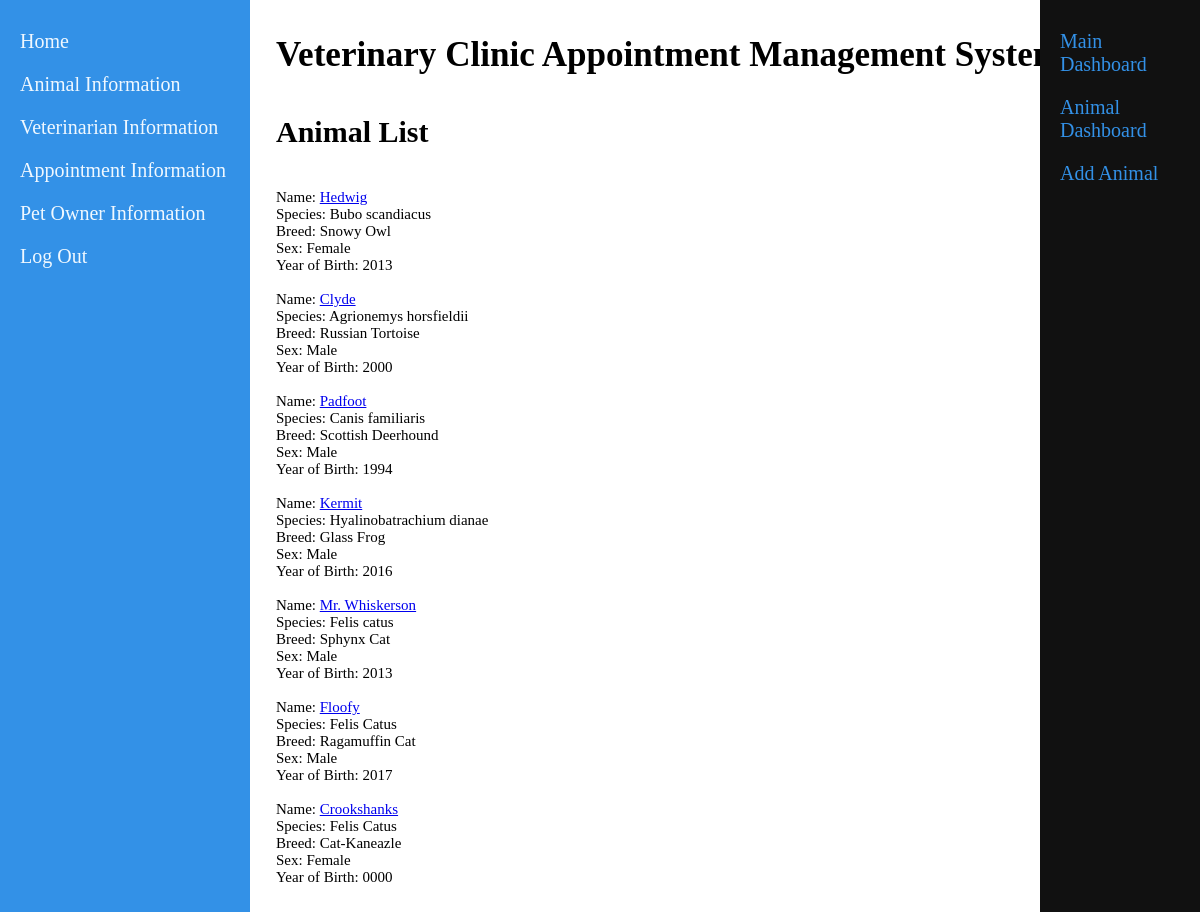
Page /animal.php on the committed database.
### tables this page shows
CREATE TABLE `animal` (
  `AnimalID` int(11) NOT NULL,
  `Name` varchar(25) NOT NULL,
  `Species` varchar(50) NOT NULL,
  `Breed` varchar(50) NOT NULL,
  `Sex` varchar(50) NOT NULL,
  `OwnerID_Primary` int(11) NOT NULL,
  `OwnerID_Secondary` int(11) DEFAULT NULL,
  `YearofBirth` year(4) NOT NULL,
  `Notes` text NOT NULL,
  `LastChanged` timestamp NOT NULL DEFAULT current_timestamp() ON UPDATE current_timestamp(),
  `CreatedOn` timestamp NOT NULL DEFAULT current_timestamp()
);

### animal.php (the view, shortened to what this page needs)
<!DOCTYPE html>
    <html>
        <head>
            <link href="CSS/portal.css" rel="stylesheet" type="text/css">
        </head>
        <body>
            <div class="sidenav">
                <a href= "./">Home</a>
                <a href="animal.php">Animal Information</a>
                <a href="veterinarian.php">Veterinarian Information</a>
                <a href="appointment.php">Appointment Information</a>
                <a href="client.php">Pet Owner Information</a>
                <a href="logoutAct.php">Log Out</a>
            </div>
            <div class="sidenav-right">
                <a href="dashboard.php">Main Dashboard</a>
                <a href="animal.php">Animal Dashboard</a>
                <a href="addAnimal.php">Add Animal </a>
            </div>
            <div class="main">
                <h3>Veterinary Clinic Appointment Management System</h3>
                <h4>Animal List</h4>
                <div class = "main-display">
	                <p>
	                   	<?php
                            $conn = OpenCon();
                            $sql = "SELECT animal.AnimalID, animal.Name, animal.Species, animal.Breed, animal.sex, animal.YearofBirth
                            FROM animal";
                            $result = $conn->query($sql);
                            if ($result->num_rows > 0) {
                                while($row = $result->fetch_assoc()) {
                                    echo "Name: " . '<a href="animalInfo.php?AnimalID=' . $row["AnimalID"] . '">' . $row["Name"] . "</a><br>Species: " . $row['Species'] . "<br>"
                                    . "Breed: " . $row['Breed'] . "<br>Sex: " . $row['sex'] . "<br>Year of Birth: " .$row['YearofBirth'] . "<br><br>";
                                }
                            }
                        ?>
					</p>
				</div>
            </div>
        </body>
    </html>

### CSS/portal.css (style rules this page uses)
.sidenav { height: 100%; width: 250px; position: fixed; z-index: 1; top: 0; left: 0; background-color: #3391E7; overflow-x: hidden; padding-top: 20px; }
.sidenav a { padding: 10px 12px 10px 20px; text-decoration: none; font-size: 20px; color: #F0F8FF; display: block; }
.sidenav-right { height: 100%; width: 160px; position: fixed; z-index: 1; top: 0; right: 0; background-color: #111 ; overflow-x: hidden; padding-top: 20px; }
.sidenav-right a { padding: 10px 12px 10px 20px; text-decoration: none; font-size: 20px; color: #3391E7; display: block; }
.main { margin-left: 250px; font-size: 30px; padding: 0px 18px; }
.main-display { font-size: 15px; }

### rows in the picture
animal: Name "Hedwig", Species "Bubo scandiacus", Breed "Snowy Owl", Sex "Female", YearofBirth "2013"
animal: Name "Clyde", Species "Agrionemys horsfieldii", Breed "Russian Tortoise", Sex "Male", YearofBirth "2000"
animal: Name "Padfoot", Species "Canis familiaris", Breed "Scottish Deerhound", Sex "Male", YearofBirth "1994"
animal: Name "Kermit", Species "Hyalinobatrachium dianae", Breed "Glass Frog", Sex "Male", YearofBirth "2016"
animal: Name "Mr. Whiskerson", Species "Felis catus", Breed "Sphynx Cat", Sex "Male", YearofBirth "2013"
animal: Name "Floofy", Species "Felis Catus", Breed "Ragamuffin Cat", Sex "Male", YearofBirth "2017"
animal: Name "Crookshanks", Species "Felis Catus", Breed "Cat-Kaneazle", Sex "Female", YearofBirth "0000"
